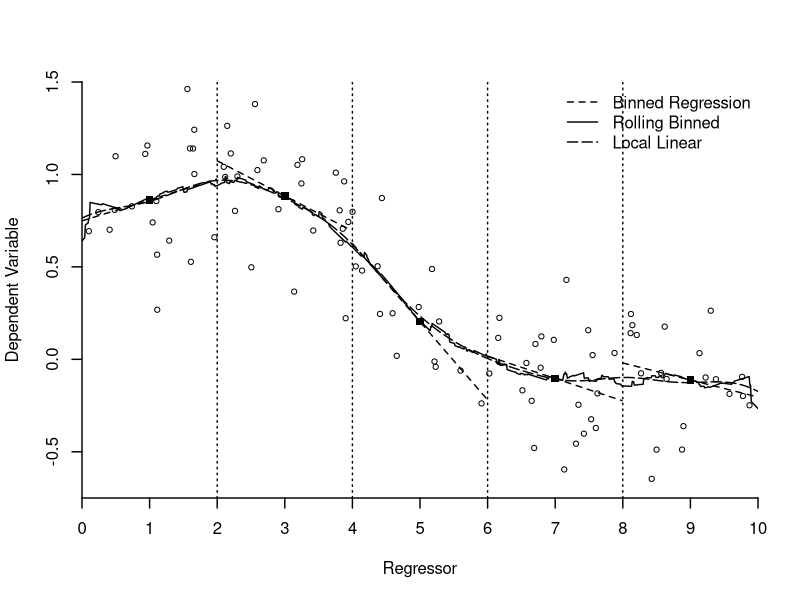
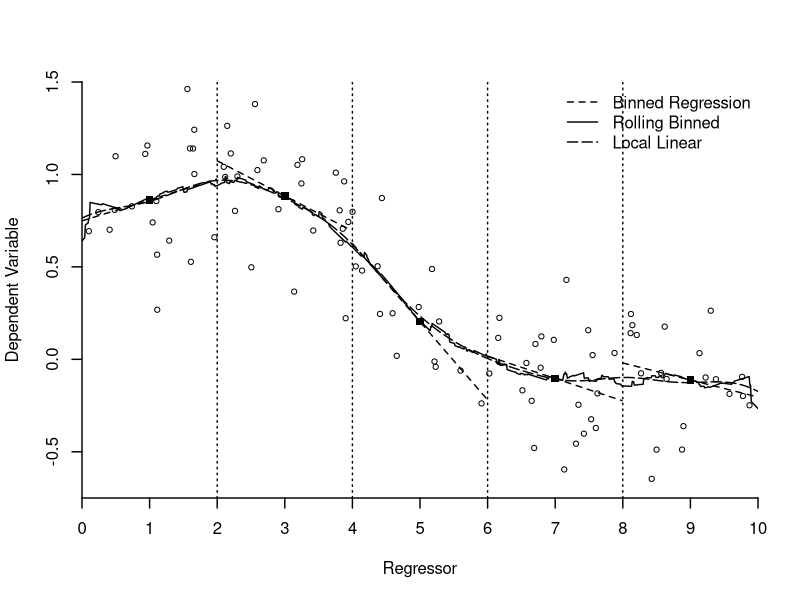

The R script that drew these images, in order:
#########################################################################
##  This file generates Figure 19.1b
##  Local Linear Regression
#########################################################################


n <- 100
xm = 10
x <- seq(0,xm,.01)
xn <- length(x)
set.seed(180)
xdat <- runif(n,0,xm)
a <- pi/4
m <- sin(xdat*a)/(xdat*a)
m <- sin((xdat-2)*a)/((xdat-2)*a)
ydat <- m + rnorm(n)/4

h1 <- 1
h2 <- h1/sqrt(3)

mg <- matrix(0,xn,1)
mr <- matrix(0,xn,1)
for (j in 1:xn){
  xj <- xdat-x[j]
  z <- cbind(matrix(1,n,1),xj)
  k1 <- abs(xj) < h1
  k2 <- dnorm(xj/h2)
  zk1 <- z*k1
  zk2 <- z*k2
  betar <- solve(t(zk1)%*%z,t(zk1)%*%ydat)
  betag <- solve(t(zk2)%*%z,t(zk2)%*%ydat)
  mr[j] <- betar[1]
  mg[j] <- betag[1]
}

x0 <- c(1,3,5,7,9)

x1 <- as.matrix(subset(xdat,xdat<2))
y1 <- as.matrix(subset(ydat,xdat<2))
z1 <- cbind(matrix(1,length(y1),1),x1)
beta1 <- solve(t(z1)%*%z1,t(z1)%*%y1)
m1 <- beta1[1]+beta1[2]*x0[1]
x1 <- as.matrix(subset(x,x<2))
f1 <- beta1[1]+x1*beta1[2]

x2 <- as.matrix(subset(xdat,(xdat>=2)&(xdat<4)))
y2 <- as.matrix(subset(ydat,(xdat>=2)&(xdat<4)))
z2 <- cbind(matrix(1,length(y2),1),x2)
beta2 <- solve(t(z2)%*%z2,t(z2)%*%y2)
m2 <- beta2[1]+beta2[2]*x0[2]
x2 <- as.matrix(subset(x,(x>=2)&(x<4)))
f2 <- beta2[1]+x2*beta2[2]

x3 <- as.matrix(subset(xdat,(xdat>=4)&(xdat<6)))
y3 <- as.matrix(subset(ydat,(xdat>=4)&(xdat<6)))
z3 <- cbind(matrix(1,length(y3),1),x3)
beta3 <- solve(t(z3)%*%z3,t(z3)%*%y3)
m3 <- beta3[1]+beta3[2]*x0[3]
x3 <- as.matrix(subset(x,(x>=4)&(x<6)))
f3 <- beta3[1]+x3*beta3[2]

x4 <- as.matrix(subset(xdat,(xdat>=6)&(xdat<8)))
y4 <- as.matrix(subset(ydat,(xdat>=6)&(xdat<8)))
z4 <- cbind(matrix(1,length(y4),1),x4)
beta4 <- solve(t(z4)%*%z4,t(z4)%*%y4)
m4 <- beta4[1]+beta4[2]*x0[4]
x4 <- as.matrix(subset(x,(x>=6)&(x<8)))
f4 <- beta4[1]+x4*beta4[2]

x5 <- as.matrix(subset(xdat,xdat>=8))
y5 <- as.matrix(subset(ydat,xdat>=8))
z5 <- cbind(matrix(1,length(y5),1),x5)
beta5 <- solve(t(z5)%*%z5,t(z5)%*%y5)
m5 <- beta5[1]+beta5[2]*x0[5]
x5 <- as.matrix(subset(x,(x>=8)))
f5 <- beta5[1]+x5*beta5[2]

m0 <- c(m1,m2,m3,m4,m5)

wd <- 1.4

pdf("HANSEN19-1b.pdf",family="Helvetica",colormodel='cmyk',width=4.5,height=4.5)
plot(x,mr,type="l",lty=1,ylab="Dependent Variable",xlab="Regressor",xaxs="i",yaxs="i",ylim=c(-.75,1.5),xlim=c(0,10),xaxt="n", yaxt="n",lwd=wd,bty="n")
lines(x,mg,lty=5,lwd=wd)
points(xdat,ydat,pch=1,cex=.7)
points(x0,m0,pch=15,cex=1)
abline(v=2,lty=3,lwd=wd)
abline(v=4,lty=3,lwd=wd)
abline(v=6,lty=3,lwd=wd)
abline(v=8,lty=3,lwd=wd)
lines(x1,f1,lty=2,lwd=wd)
lines(x2,f2,lty=2,lwd=wd)
lines(x3,f3,lty=2,lwd=wd)
lines(x4,f4,lty=2,lwd=wd)
lines(x5,f5,lty=2,lwd=wd)
axis(side=1,seq(0,10,1),lwd=wd)
axis(side=2,seq(-1,2,.5),lwd=wd)
legend("topright",legend=c("Binned Regression","Rolling Binned","Local Linear"),lty=c(2,1,5),bg="white",lwd=wd,bty="n")
dev.off()

postscript("HANSEN19-1b.eps",paper="special",width=4.5,height=4.5,horizontal=FALSE,onefile=FALSE,family="Helvetica",colormodel='cmyk')
plot(x,mr,type="l",lty=1,ylab="Dependent Variable",xlab="Regressor",xaxs="i",yaxs="i",ylim=c(-.75,1.5),xlim=c(0,10),xaxt="n", yaxt="n",lwd=wd,bty="n")
lines(x,mg,lty=5,lwd=wd)
points(xdat,ydat,pch=1,cex=.7)
points(x0,m0,pch=15,cex=1)
abline(v=2,lty=3,lwd=wd)
abline(v=4,lty=3,lwd=wd)
abline(v=6,lty=3,lwd=wd)
abline(v=8,lty=3,lwd=wd)
lines(x1,f1,lty=2,lwd=wd)
lines(x2,f2,lty=2,lwd=wd)
lines(x3,f3,lty=2,lwd=wd)
lines(x4,f4,lty=2,lwd=wd)
lines(x5,f5,lty=2,lwd=wd)
axis(side=1,seq(0,10,1),lwd=wd)
axis(side=2,seq(-1,2,.5),lwd=wd)
legend("topright",legend=c("Binned Regression","Rolling Binned","Local Linear"),lty=c(2,1,5),bg="white",lwd=wd,bty="n")
dev.off()
